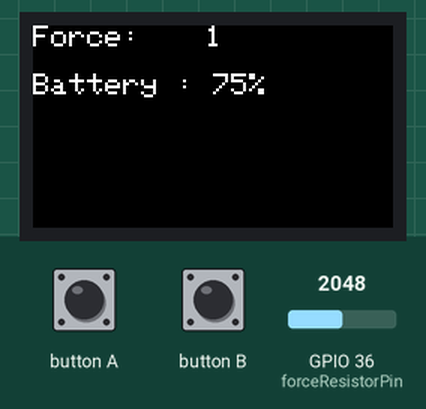
The sketch below on a simulated ESP32. Parts: 240×135 colour display. Inputs (shaded band) come from the test bench; at power-on: GPIO 36 (forceResistorPin) = 2048. Nothing arrives over Bluetooth unless stated; a phone connects over Bluetooth LE 3 s after start; what the sketch prints to the serial monitor is not drawn.

Above: at 1.3 s.
1.4 s: GPIO 36 (forceResistorPin) set to 0
At 1.8 s:
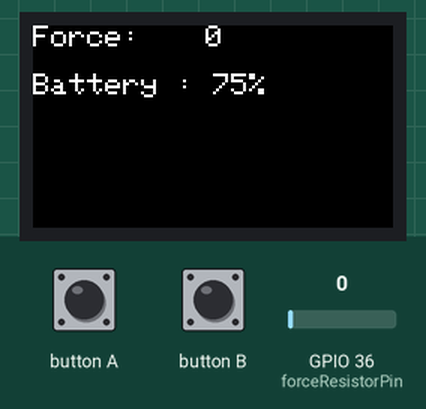
Timing chart, 0 to 4.4 s (numbered marks = the images above; inputs shaded):
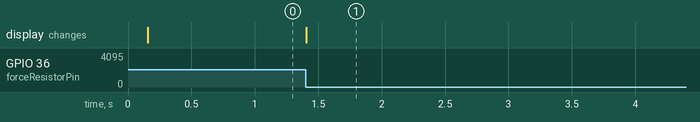

The sketch:

sketch_mar18a.ino
```cpp
#include <M5StickCPlus.h>
#include "BLEDevice.h"

const int forceResistorPin = 36;  // Assuming the force resistor is connected to GPIO 36
float batteryLow = 3.0;

#define SERVICE_UUID "6E400001-B5A3-F393-E0A9-E50E24DCCA9E"  //ตั้ง UUID ของ M5Stick
#define CHARACTERISTIC_UUID "d28a4899-0858-4622-9b4d-eb2acc823a25"

BLEServer* pServer;
BLEService* pService;
BLECharacteristic* pCharacteristic;

int previousForceValue = 0;  // เก็บค่า forceResistorPin ที่เคยอ่านไว้ล่าสุด

void setup() {
  Serial.begin(115200);
  M5.begin();
  M5.Lcd.setRotation(3);
  pinMode(forceResistorPin, INPUT);

  // Create the BLE Server
  BLEDevice::init("M5StickCPlus");
  pServer = BLEDevice::createServer();
  pService = pServer->createService(SERVICE_UUID);  // กำหนด UUID ของบริการ

  pCharacteristic = pService->createCharacteristic(
    CHARACTERISTIC_UUID, BLECharacteristic::PROPERTY_READ | BLECharacteristic::PROPERTY_NOTIFY);

  // Set the initial value for the characteristic
  pCharacteristic->setValue("Hello, Client!");

  // Start the service
  pService->start();

  // Advertise the service
  pServer->getAdvertising()->addServiceUUID(pService->getUUID());
  pServer->getAdvertising()->setScanResponse(true);
  pServer->getAdvertising()->start();
  Serial.println("Server started");
}

void loop() {
  M5.update();

  // Read the value from the force resistor
  int forceValue = analogRead(forceResistorPin);
  int displayValue = map(forceValue, 0, 4095, 0, 100);  // Assuming 4095 is the maximum value the sensor can read

  // ตรวจสอบว่า forceResistorPin มีการกดหรือไม่
  if (forceValue > 0) {
    displayValue = 1;
  } else {
    displayValue = 0;
  }

  // // Map the force value to a range suitable for display


  // Display the force value on the screen
  M5.Lcd.setCursor(0, 0);
  M5.Lcd.setTextSize(2);
  M5.Lcd.setTextColor(WHITE);
  M5.Lcd.print("Force: ");
  M5.Lcd.fillRect(115, 0, 30, 23, BLACK);
  M5.Lcd.setCursor(115, 0);
  M5.Lcd.println(displayValue);

  float batteryVoltage = M5.Axp.GetBatVoltage();                                  // อ่านค่าแรงดันแบตเตอรี่ (เป็น mV)
  float batteryLevel = (batteryVoltage - batteryLow) / (4.2 - batteryLow) * 100;  // คำนวณระดับแบตเตอรี่ (%)


if (batteryLevel >= 0 && batteryLevel <= 100) {
  int bat = int(batteryLevel); // แปลง float เป็น int

  String message = String(displayValue) + "," + String(bat);

  // Set the value of the characteristic to the constructed message
  pCharacteristic->setValue(message.c_str());
  pCharacteristic->notify();

  M5.Lcd.fillRect(115, 30, 70, 23, BLACK);
  M5.Lcd.println(" ");
  M5.Lcd.printf("Battery : %d%%\n", bat); // แสดงผลของแบตเตอรี่เป็น integer
  delay(50);
} else {
  M5.Lcd.setCursor(115, 30);
  // แสดงข้อความเมื่อค่าแบตเตอรี่ไม่อยู่ในช่วงที่ถูกต้อง
  M5.Lcd.println("Invalid battery level");
}
}
```

Measured:
- after the input at 1.4 s, the display: changes at once (image 1)
